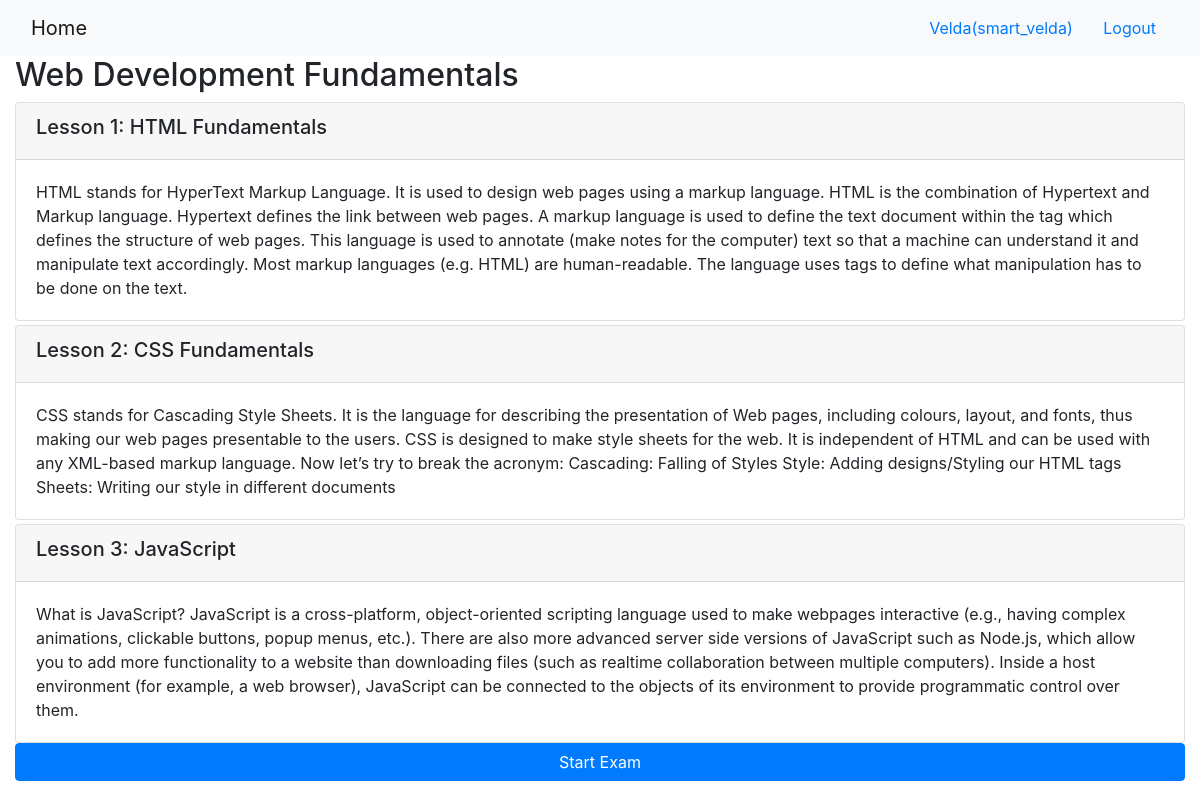
/onlinecourse/1/ (signed in), run on the app's committed database.
### onlinecourse/models.py (models this page shows, shortened)
class Course(models.Model):
    name = models.CharField(null=False, max_length=30, default='online course')
    image = models.ImageField(upload_to='course_images/')
    description = models.CharField(max_length=1000)
    pub_date = models.DateField(null=True)
    instructors = models.ManyToManyField(Instructor)
    users = models.ManyToManyField(settings.AUTH_USER_MODEL, through='Enrollment')
    total_enrollment = models.IntegerField(default=0)
    is_enrolled = False

class Lesson(models.Model):
    title = models.CharField(max_length=200, default="title")
    order = models.IntegerField(default=0)
    course = models.ForeignKey(Course, on_delete=models.CASCADE)
    content = models.TextField()

### onlinecourse/views.py (the view)
# urls.py: path('<int:pk>/', views.CourseDetailView.as_view(), name='course_details'),
class CourseDetailView(generic.DetailView):
    model = Course
    template_name = 'onlinecourse/course_detail_bootstrap.html'

### onlinecourse/templates/onlinecourse/course_detail_bootstrap.html (shortened to what this page needs)
<!DOCTYPE html>
<html lang="en">
<head>
     {% load static %}
    <link rel="stylesheet" href="https://maxcdn.bootstrapcdn.com/bootstrap/4.5.2/css/bootstrap.min.css">
</head>
<body>
    <nav class="navbar navbar-light bg-light">
        <div class="container-fluid">
            <div class="navbar-header">
                  <a class="navbar-brand" href="{% url 'onlinecourse:index' %}">Home</a>
            </div>
            <ul class="nav navbar-nav navbar-right">
                {% if user.is_authenticated %}
                <li>
                    <a class="btn btn-link" href="#">{{ user.first_name }}({{ user.username }})</a>
                    <a class="btn btn-link" href="{% url 'onlinecourse:logout' %}">Logout</a>
                </li>
                {% endif %}
            </ul>
        </div>
    </nav>
    <div class="container-fluid">
        <h2>{{ course.name }}</h2>
        <div class="card-columns-vertical">
            {% for lesson in course.lesson_set.all %}
                <div class="card mt-1">
                    <div class="card-header"><h5>Lesson {{lesson.order|add:1}}: {{lesson.title}}</h5></div>
                    <div class="card-body">{{lesson.content}}</div>
                </div>
            {% endfor %}
        </div>
        <button data-toggle="collapse" data-target="#exam" class="btn btn-primary btn-block">Start Exam</button>
    </div>
</body>
</html>

### data on the page
Course: name "Web Development Fundamentals"
Lesson: order|add "1", title "HTML Fundamentals", content "HTML stands for HyperText Markup Language. It is used to design web pages using a markup language. HTML is the combination of Hypertext and Markup language. Hypertext defines the link between web pages. A markup language is used to define the text document within the tag which defines the structure of web pages. This language is used to annotate (make notes for the computer) text so that a machine can understand it and manipulate text accordingly. Most markup languages (e.g. HTML) are human-readable. The language uses tags to define what manipulation has to be done on the text."
Lesson: order|add "2", title "CSS Fundamentals", content "CSS stands for Cascading Style Sheets. It is the language for describing the presentation of Web pages, including colours, layout, and fonts, thus making our web pages presentable to the users. CSS is designed to make style sheets for the web. It is independent of HTML and can be used with any XML-based markup language. Now let’s try to break the acronym: Cascading: Falling of Styles Style: Adding designs/Styling our HTML tags Sheets: Writing our style in different documents"
Lesson: order|add "3", title "JavaScript", content "What is JavaScript? JavaScript is a cross-platform, object-oriented scripting language used to make webpages interactive (e.g., having complex animations, clickable buttons, popup menus, etc.). There are also more advanced server side versions of JavaScript such as Node.js, which allow you to add more functionality to a website than downloading files (such as realtime collaboration between multiple computers). Inside a host environment (for example, a web browser), JavaScript can be connected to the objects of its environment to provide programmatic control over them."

### other printed values
{{ user.first_name }} "Velda"
{{ user.username }} "smart_velda"
